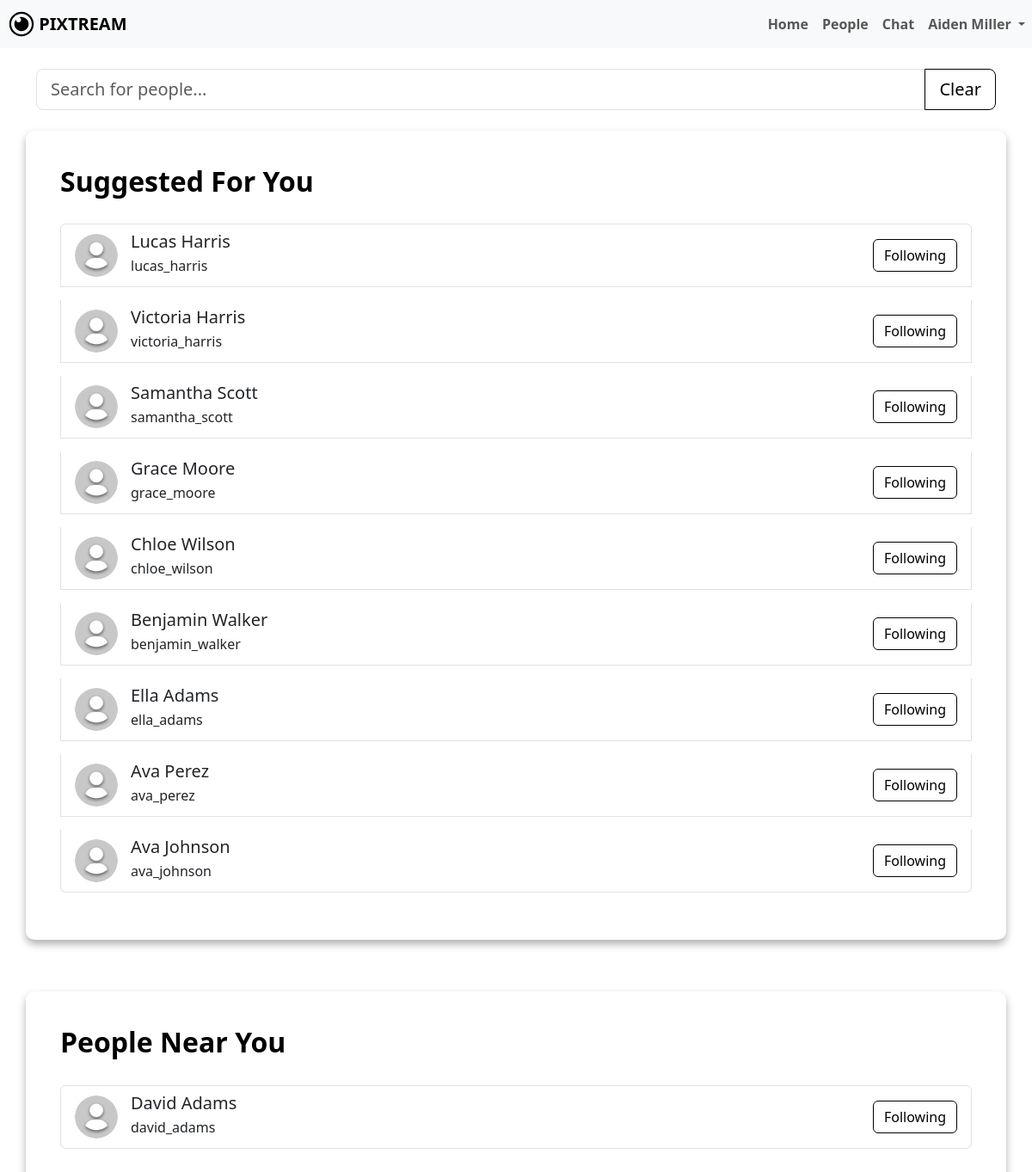
Screenshot of /people.php (signed in) with the database file from the repository.
### tables this page shows
CREATE TABLE `users` (
  `id` bigint(20) NOT NULL,
  `name` varchar(100) DEFAULT NULL,
  `username` varchar(191) DEFAULT NULL,
  `email` varchar(191) DEFAULT NULL,
  `password` varchar(255) DEFAULT NULL,
  `bio` text DEFAULT NULL,
  `profile_picture` varchar(255) DEFAULT 'default.png',
  `location` varchar(255) DEFAULT NULL,
  `created_at` timestamp NOT NULL DEFAULT current_timestamp()
);

### people.php (the view, shortened to what this page needs)
<?php
include 'dbconfig.php';
$username = $_SESSION['username'];
$sql = "SELECT * FROM users WHERE username='$username';";
$result = mysqli_query($conn, $sql);
$info = mysqli_fetch_assoc($result);
$name = $info['name'];
$followSql = "SELECT followed_id FROM follows WHERE follower_id = (SELECT id FROM users WHERE username='$username');";
$followResult = mysqli_query($conn, $followSql);
$following = [];
while ($followRow = mysqli_fetch_assoc($followResult)) {
    $following[] = $followRow['followed_id'];
}
$currentUserIdResult = mysqli_query($conn, "SELECT id FROM users WHERE username='$username';");
$currentUserIdRow = mysqli_fetch_assoc($currentUserIdResult);
$currentUserId = $currentUserIdRow['id'];
?>
<!DOCTYPE html>
<html lang="en">
<head>
    <link rel="stylesheet" href="node_modules/bootstrap/dist/css/bootstrap.min.css">
    <link rel="stylesheet" href="assets/css/me.css">
</head>
<body>
    <nav class="navbar navbar-expand-lg navbar-light bg-light">
        <a class="navbar-brand" href="dashboard.php">
            <img src="assets/img/LOGO.svg" width="30" height="30" class="d-inline-block align-top" alt="" id="dash-icon">
            <b>PIXTREAM</b>
        </a>
        <div class="collapse navbar-collapse" id="navbarNavDropdown">
            <ul class="navbar-nav ms-auto">
                <li class="nav-item">
                    <a class="nav-link" href="dashboard.php"><b>Home</b></a>
                </li>
                <li class="nav-item active">
                    <a class="nav-link" href="people.php"><b>People</b></a>
                </li>
                <li class="nav-item active">
                    <a class="nav-link" href="chat.php"><b>Chat</b></a>
                </li>
                <li class="nav-item dropdown">
                    <a class="nav-link dropdown-toggle" href="#" id="navbarDropdownMenuLink" role="button" data-bs-toggle="dropdown" aria-expanded="false">
                        <b><?php echo htmlspecialchars($name); ?></b>
                    </a>
                </li>
            </ul>
        </div>
    </nav>
    <div class="container mt-4 search-container">
        <div class="input-group input-group-lg">
            <input type="text" id="searchUser" class="form-control" placeholder="Search for people..." onkeyup="searchUser()">
            <button class="btn mybtn-outline" type="button" id="clearSearch">Clear</button>
        </div>
    </div>
    <div class="container mt-4 suggest-box">
        <h2>Suggested For You</h2>
        <ul class="list-group">
            <?php
                $sameInterestsQuery = "
                SELECT u.id, u.name, u.username, u.profile_picture, COUNT(us.option_id) AS shared_interests
                FROM users u
                JOIN user_selections us ON u.id = us.user_id
                WHERE us.option_id IN (
                    SELECT option_id FROM user_selections WHERE user_id = $currentUserId
                ) AND u.id != $currentUserId
                GROUP BY u.id
                HAVING shared_interests >= 3
                ";
                $sameInterests = mysqli_query($conn, $sameInterestsQuery);
                while ($row = mysqli_fetch_assoc($sameInterests))
                {
                    $profilePhoto = $row['profile_picture'] ?? 'default.png';
                    $isFollowing = in_array($row['id'], $following);
                    $buttonClass = $isFollowing ? 'mybtn-outline' : 'mybtn';
                    $buttonText = $isFollowing ? 'Following' : 'Follow';
                    echo "<li class='list-group-item user-card'>";
                    echo "<a href='user_profile.php?username=" . urlencode($row['username']) . "' class='text-decoration-none'>";
                    echo "<img src='profile_picture/" . htmlspecialchars($profilePhoto) . "' alt='Profile Photo' class='profile-photo'>";
                    echo "<div class='card-body'>";
                    echo "<div>";
                    echo "<h5 class='mb-1'>" . htmlspecialchars($row['name']) . "</h5>";
                    echo "<p class='mb-1'>" . htmlspecialchars($row['username']) . "</p>";
                    echo "</div></a>";
                    echo "<form action='follow_unfollow.php' method='POST' style='display:inline;'>";
                    echo "<button type='submit' class='btn $buttonClass'>$buttonText</button>";
                    echo "</form>";
                    echo "</div>";
                    echo "</li>";
                }
            ?>
    <div class="container mt-4 suggest-box">
        <h2>People Near You</h2>
        <ul class="list-group">
            <?php
                $peopleNearYouQuery = "
                SELECT id, name, username, profile_picture
                FROM users
                WHERE location = '{$info['location']}' AND id != $currentUserId
                ";
                $peopleNearYou = mysqli_query($conn, $peopleNearYouQuery);
                while ($row = mysqli_fetch_assoc($peopleNearYou))
                {
                    $profilePhoto = $row['profile_picture'] ?? 'default.png';
                    $isFollowing = in_array($row['id'], $following);
                    $buttonClass = $isFollowing ? 'mybtn-outline' : 'mybtn';
                    $buttonText = $isFollowing ? 'Following' : 'Follow';
                    echo "<li class='list-group-item user-card'>";
                    echo "<a href='user_profile.php?username=" . urlencode($row['username']) . "' class='text-decoration-none'>";
                    echo "<img src='profile_picture/" . htmlspecialchars($profilePhoto) . "' alt='Profile Photo' class='profile-photo'>";
                    echo "<div class='card-body'>";
                    echo "<div>";
                    echo "<h5 class='mb-1'>" . htmlspecialchars($row['name']) . "</h5>";
                    echo "<p class='mb-1'>" . htmlspecialchars($row['username']) . "</p>";
                    echo "</div></a>";
                    echo "<form action='follow_unfollow.php' method='POST' style='display:inline;'>";
                    echo "<button type='submit' class='btn $buttonClass'>$buttonText</button>";
                    echo "</form>";
                    echo "</div>";
                }
            ?>
</body>
</html>

### assets/css/me.css (style rules this page uses)
:root { --bs-body-font-weight: 400; }
body { color: black !important; }
li { cursor: pointer; }
.mybtn-outline { border: 1px solid black; color: black; }
a { color: inherit; text-decoration: none; }
#dash-icon { margin-left: 10px; }
.user-card { display: flex; align-items: center; margin-bottom: 15px; }
.user-card img { border-radius: 50%; width: 50px; height: 50px; object-fit: cover; margin-right: 15px; }
.user-card .card-body { display: flex; justify-content: space-between; align-items: center; }
.suggest-box { box-shadow: 0px 5px 10px #0000004f; border-radius: 10px; padding: 40px; margin-bottom: 60px; }
.suggest-box h2 { font-weight: bolder; margin-bottom: 30px; }

### rows the page displays
users: name "Aiden Miller"
users: profile_picture (placeholder picture), name "Lucas Harris", username "lucas_harris", id "Following"
users: profile_picture (placeholder picture), name "Victoria Harris", username "victoria_harris", id "Following"
users: profile_picture (placeholder picture), name "Samantha Scott", username "samantha_scott", id "Following"
users: profile_picture (placeholder picture), name "Grace Moore", username "grace_moore", id "Following"
users: profile_picture (placeholder picture), name "Chloe Wilson", username "chloe_wilson", id "Following"
users: profile_picture (placeholder picture), name "Benjamin Walker", username "benjamin_walker", id "Following"
users: profile_picture (placeholder picture), name "Ella Adams", username "ella_adams", id "Following"
users: profile_picture (placeholder picture), name "Ava Perez", username "ava_perez", id "Following"
users: profile_picture (placeholder picture), name "Ava Johnson", username "ava_johnson", id "Following"
users: profile_picture (placeholder picture), name "David Adams", username "david_adams", id "Following"
